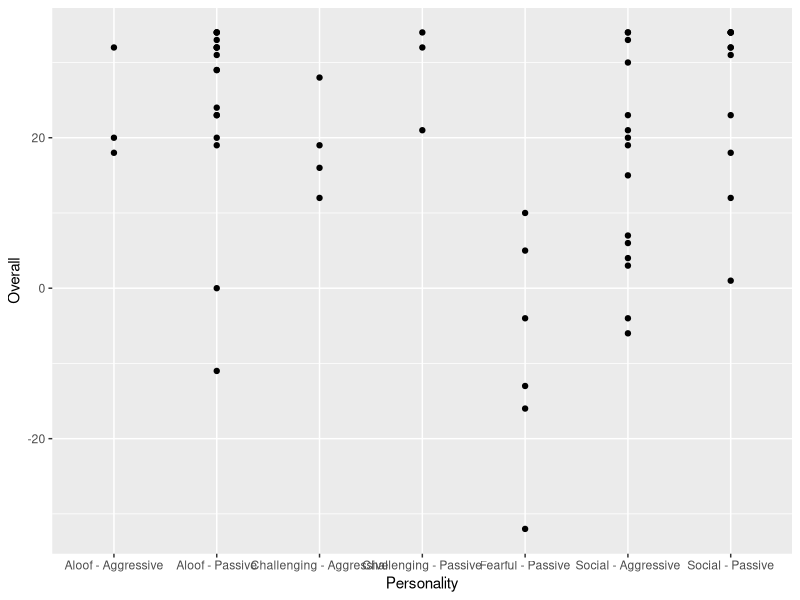

Write R code to recreate this figure.
## ---- chunk 1
knitr::opts_chunk$set(echo = TRUE)
## ---- chunk 2
library(tidyverse)
library(ggplot2)
library(readxl)
library(dplyr)
turnout_data <- read_excel("SYE data sheet.xlsx",
 col_types = c(
 ))
turnout_data %>% group_by(Horse) %>% summarise(mean(Overall))
turnout_data %>% group_by(Personality) %>% summarise(mean(Overall))
ggplot(data = turnout_data, mapping = aes(x = Personality, y = Overall)) +
  geom_point()

